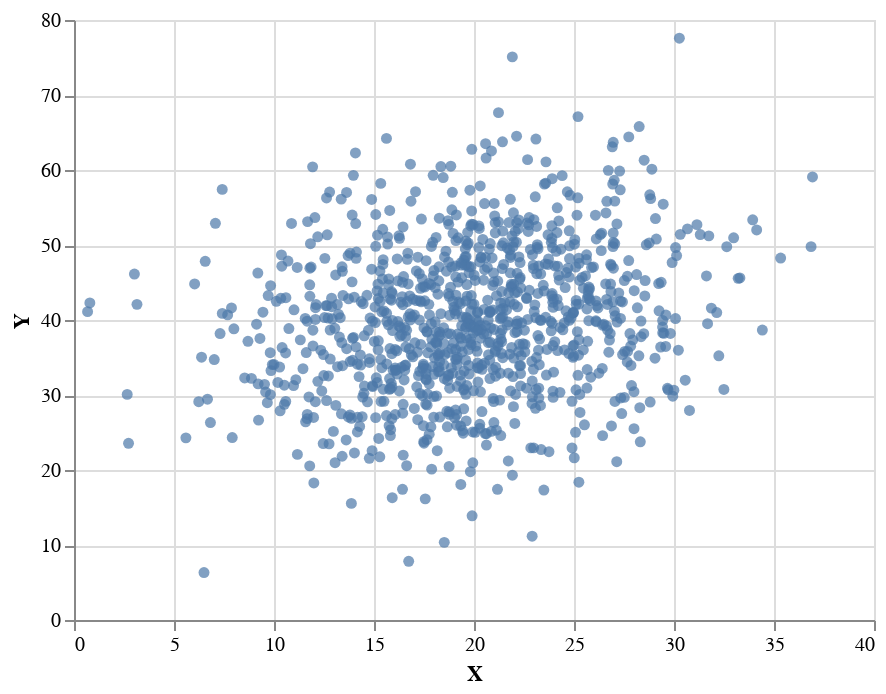

The notebook cell saved with this chart:
### Code cell
display(orig_df.sample(fraction=float(1000 / num_data)).toPandas())

### Figure 1 — Vega-Lite specification as saved in the notebook (floating-point values rounded to 4 significant figures; data arrays with more than 128 entries replaced by an {"elided": "..."} marker saying what was removed)
{"config": {"view": {"continuousWidth": 400, "continuousHeight": 300}}, "data": {"name": "data-e6084b16a25b1588b773be6f2a0771bb"}, "mark": "circle", "encoding": {"x": {"type": "quantitative", "field": "X"}, "y": {"type": "quantitative", "field": "Y"}}, "$schema": "https://vega.github.io/schema/vega-lite/v4.8.1.json", "datasets": {"data-e6084b16a25b1588b773be6f2a0771bb": {"elided": "1002 records"}}}
